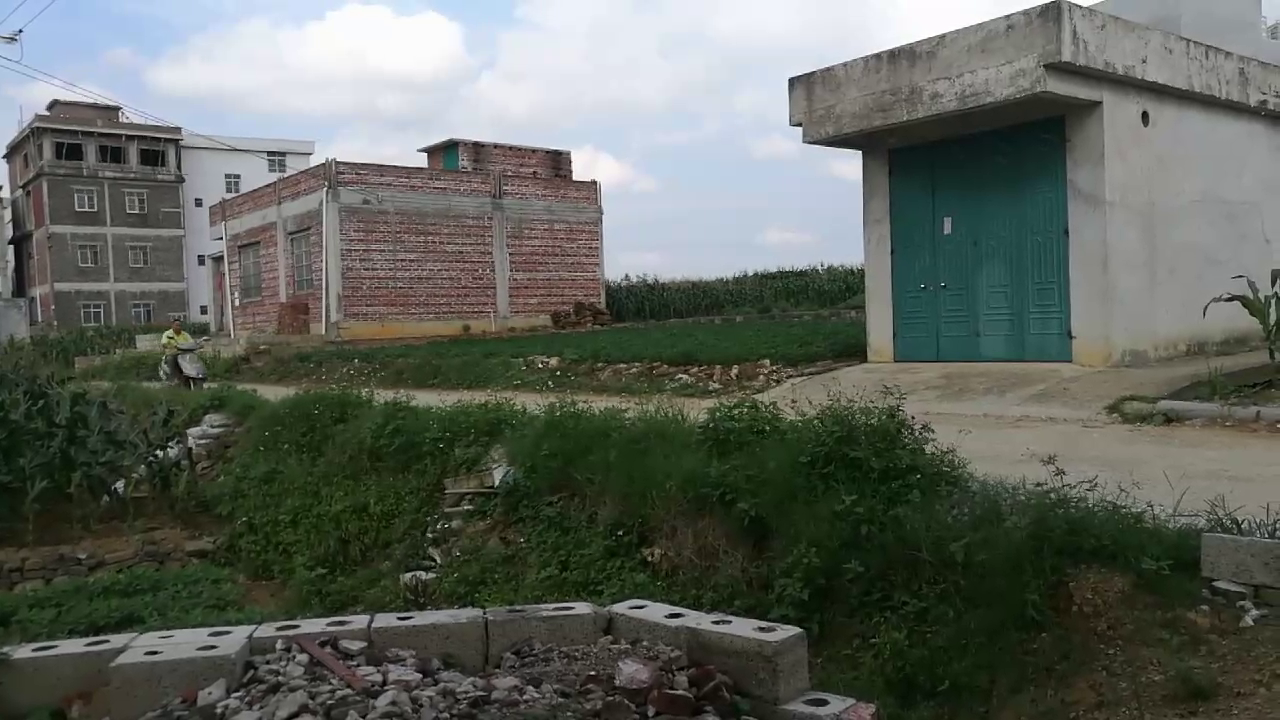
#> input picture frame 23 of VID.mp4, 1280 x 720 px, given in place of vtest.avi, which was not available
$ python background_sub3_alpha.py
#> lines starting #> are read from the running program, lines starting #| are printed output that depends on the picture; pictures that were not available may be replaced by others from this repository, and a replacement may not be noted
import cv2 as cv
import numpy as np

alpha = 0.05

capture = cv.VideoCapture('/home/weizy/Programs/opencv/opencv-4.1.0/samples/data/vtest.avi')
if not capture.isOpened:
    print('cannot open the video')
    exit()

ret, frame = capture.read()
#> frame is the input picture: shape (720, 1280, 3); mean B, G, R 92.3, 100.1, 94.8
background = cv.cvtColor(frame, cv.COLOR_BGR2GRAY)
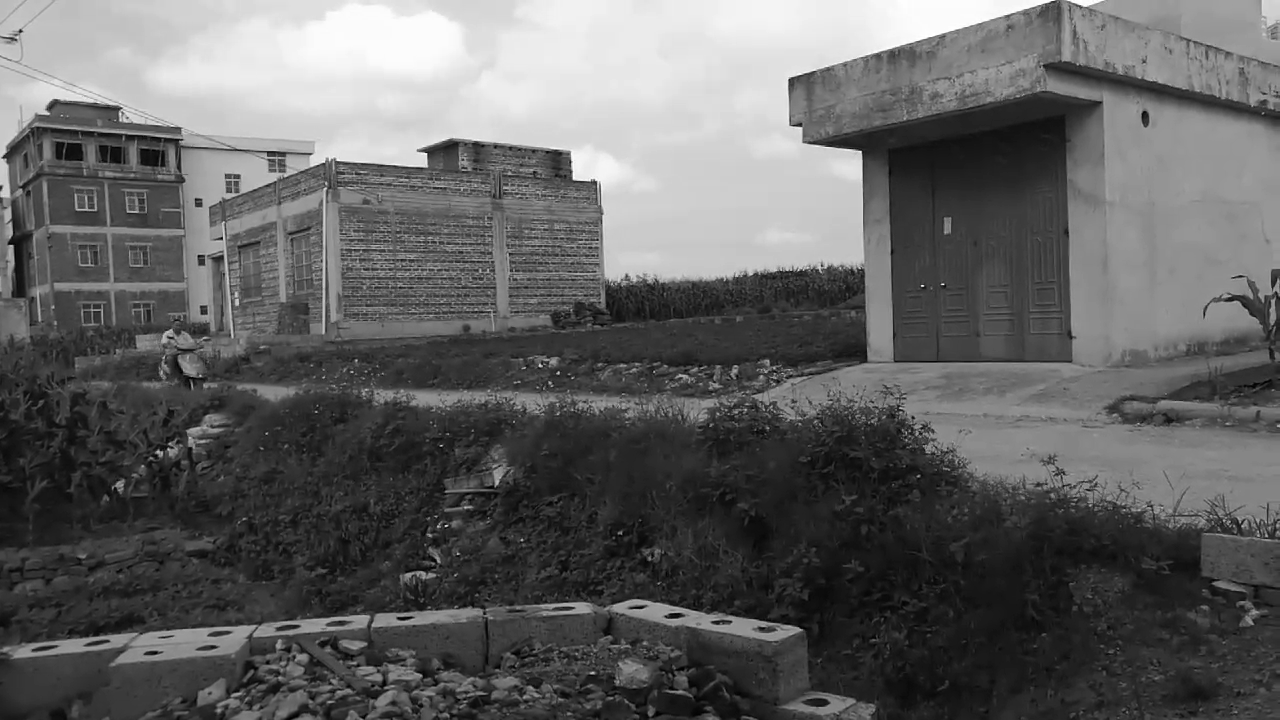
#> background: shape (720, 1280); min 0, max 255, mean 97.6
background = cv.blur(background, (5, 5))

print(background.dtype)
#| uint8

count = 0

while True:
    ret, frame = capture.read()
    if frame is None:
        break

    gray_frame = cv.cvtColor(frame, cv.COLOR_BGR2GRAY)
    gray_frame = cv.blur(gray_frame, (5, 5))          # 平滑处理后效果更好

    d_frame = cv.absdiff(gray_frame, background)
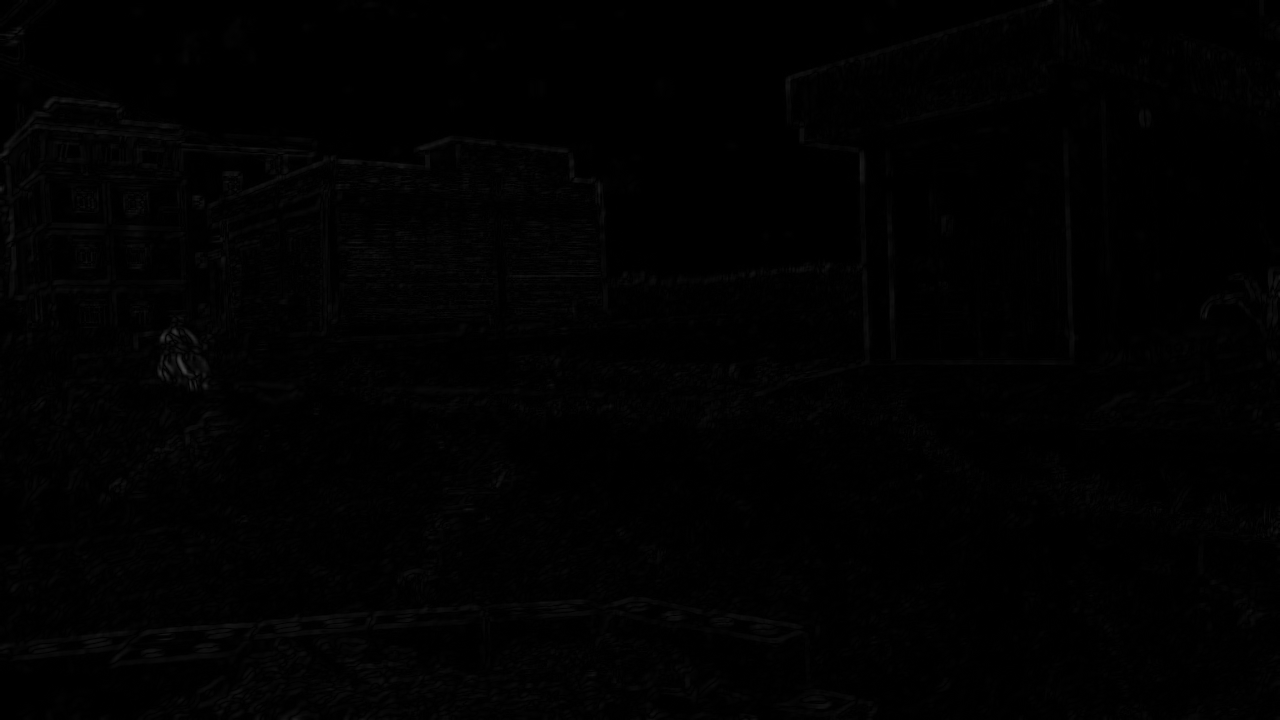
#> d_frame: shape (720, 1280); min 0, max 65, mean 1.4

    background = alpha * gray_frame + (1 - alpha) * background
    background = background.astype(np.uint8)


    cv.imshow("source", frame)
    cv.imshow("diff", d_frame)
    key = cv.waitKey(30)
#> (key q is pressed here)
    if key == ord('q'):
        break

    if key == ord('s'):
        cv.imwrite("pic/sub_005.jpg", d_frame)
        print(count)
    if count == 194:
        cv.imwrite("pic/sub_005.jpg", d_frame)
        break

    count = count + 1


capture.release()
cv.destroyAllWindows()

$ run again, starting later in the video
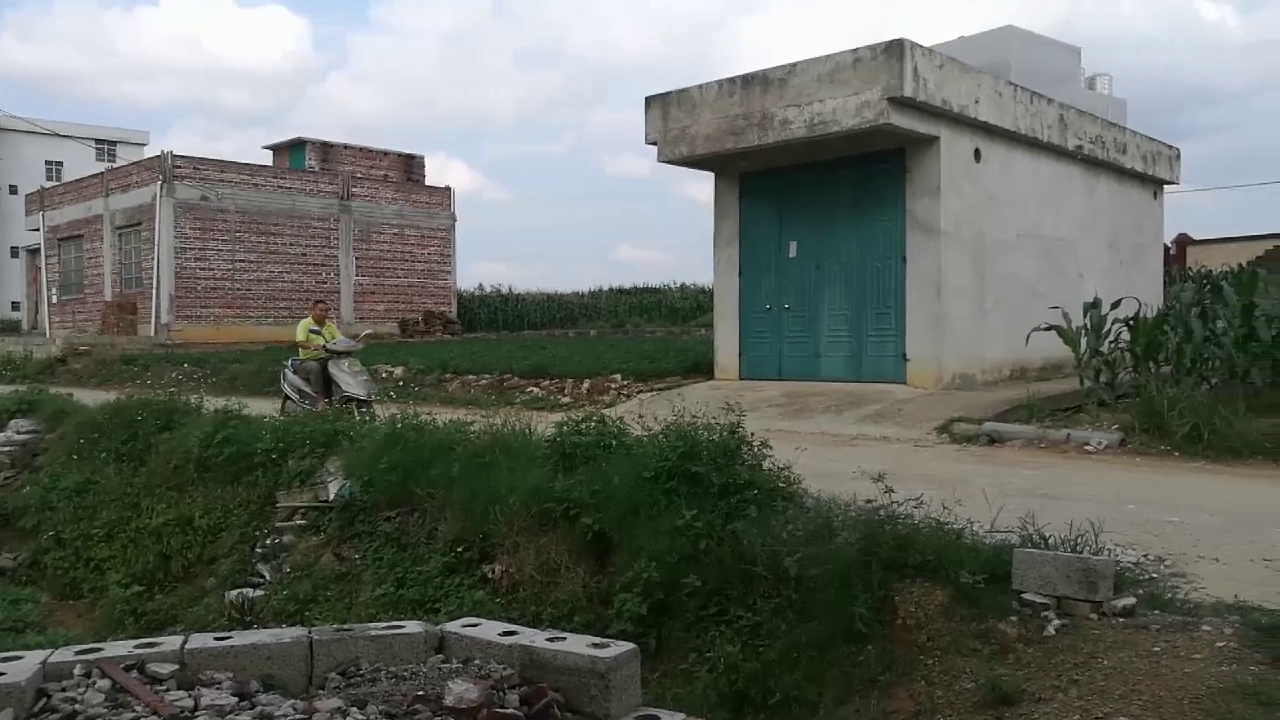
#> input picture frame 104 of VID.mp4, 1280 x 720 px, given in place of vtest.avi, which was not available
#> frame is the input picture: shape (720, 1280, 3); mean B, G, R 99.7, 107.2, 102.3
#| uint8
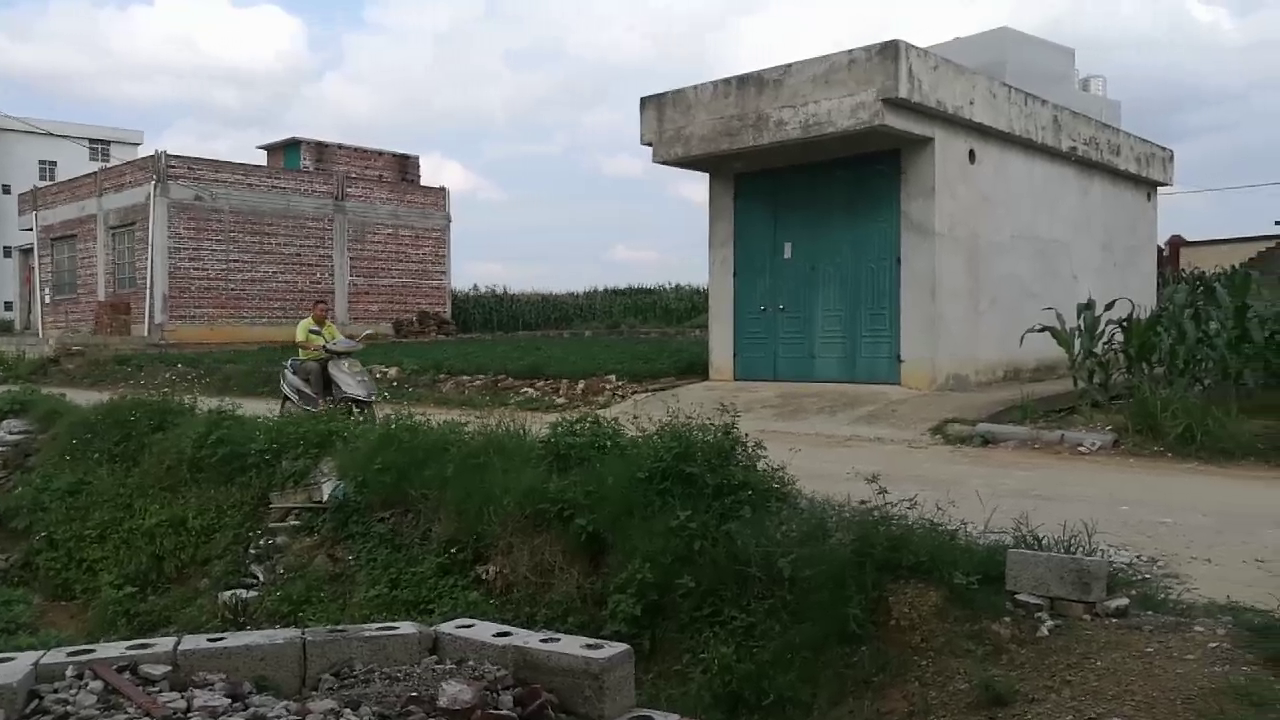
#> input picture frame 105 of VID.mp4, 1280 x 720 px, given in place of vtest.avi, which was not available
#> frame is the input picture: shape (720, 1280, 3); mean B, G, R 99.8, 107.2, 102.3
#> `d_frame = cv.absdiff(gray_frame, background)`:
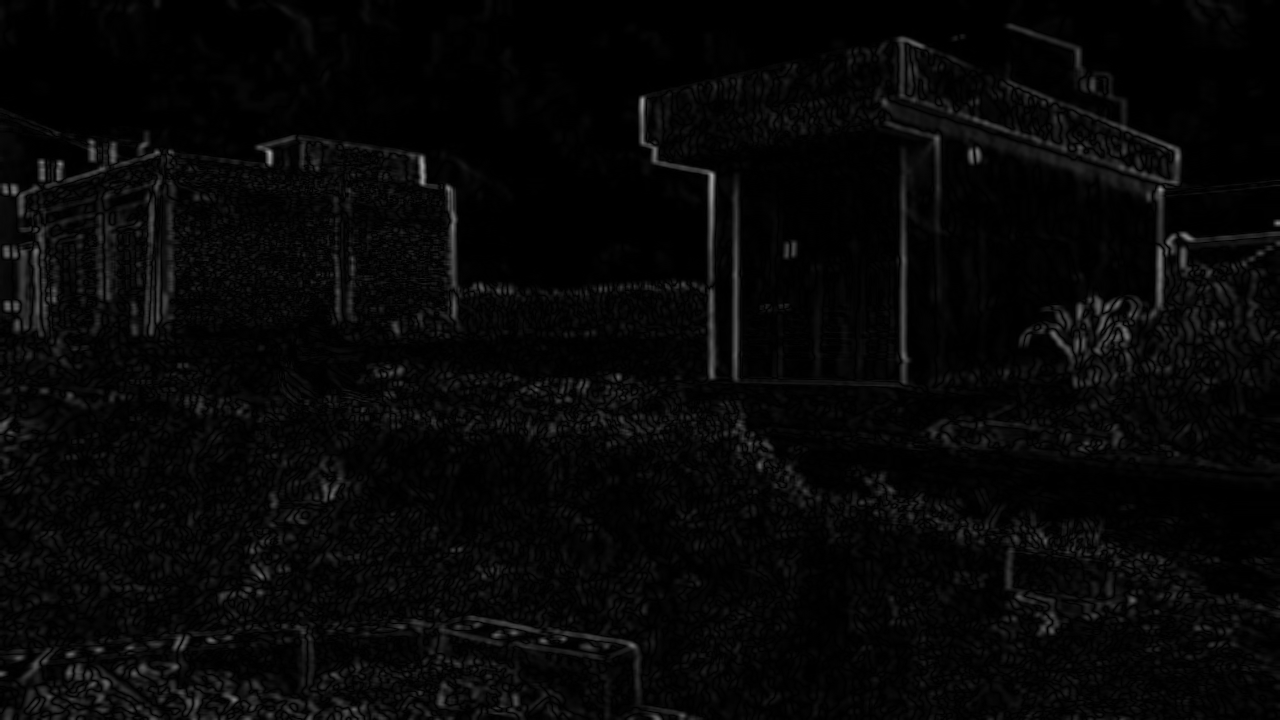
#> d_frame: shape (720, 1280); min 0, max 165, mean 6.9

$ run again, starting later in the video
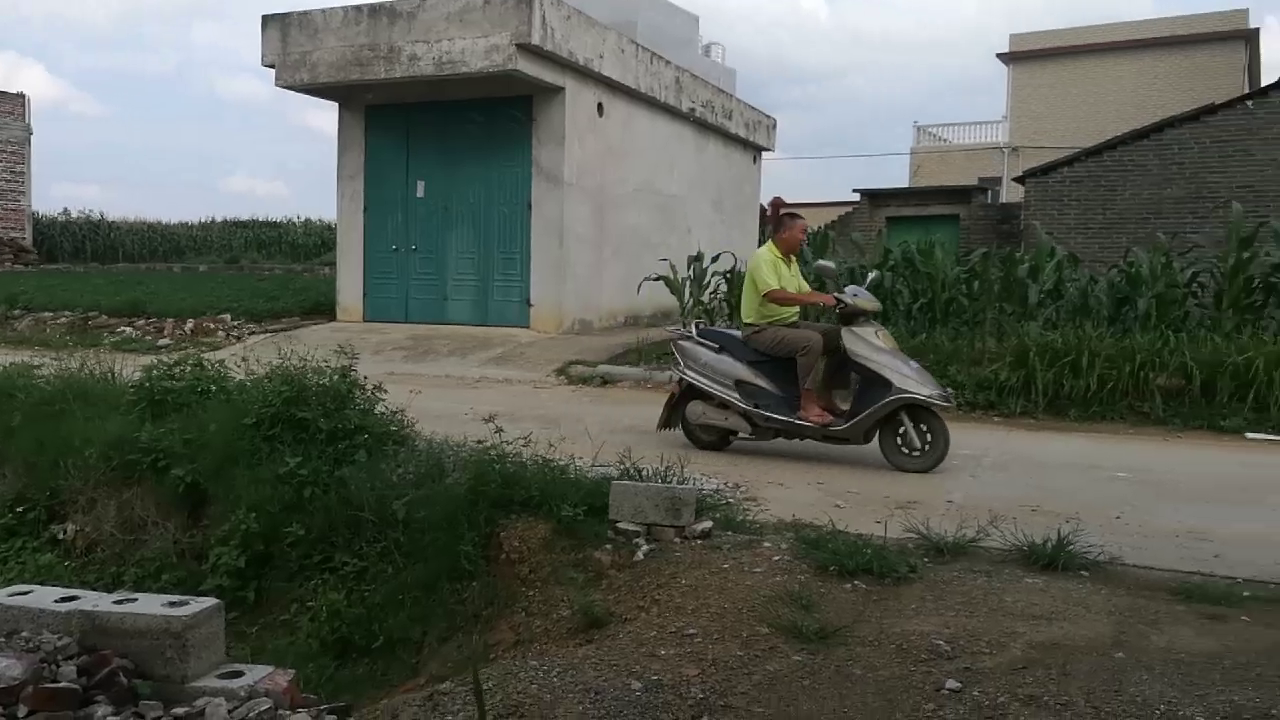
#> input picture frame 186 of VID.mp4, 1280 x 720 px, given in place of vtest.avi, which was not available
#> frame is the input picture: shape (720, 1280, 3); mean B, G, R 82.7, 91.9, 87.2
#| uint8
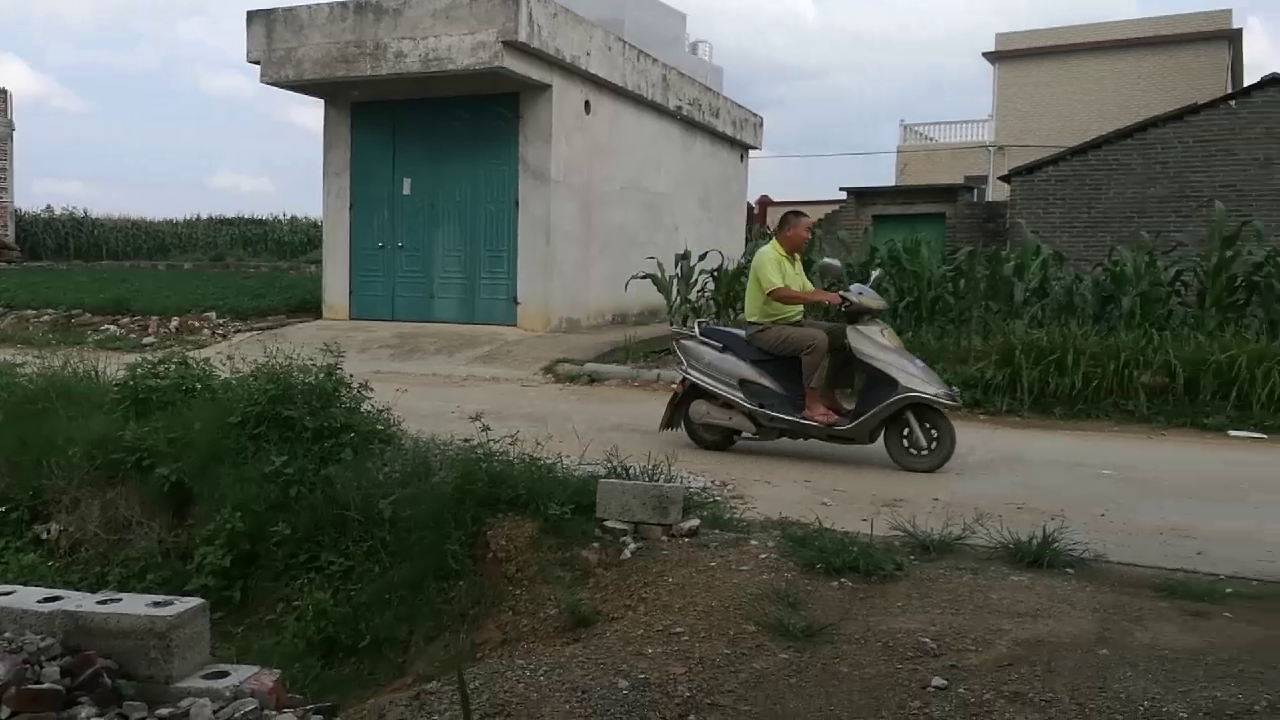
#> input picture frame 187 of VID.mp4, 1280 x 720 px, given in place of vtest.avi, which was not available
#> frame is the input picture: shape (720, 1280, 3); mean B, G, R 82.5, 91.6, 87.1
#> `d_frame = cv.absdiff(gray_frame, background)`:
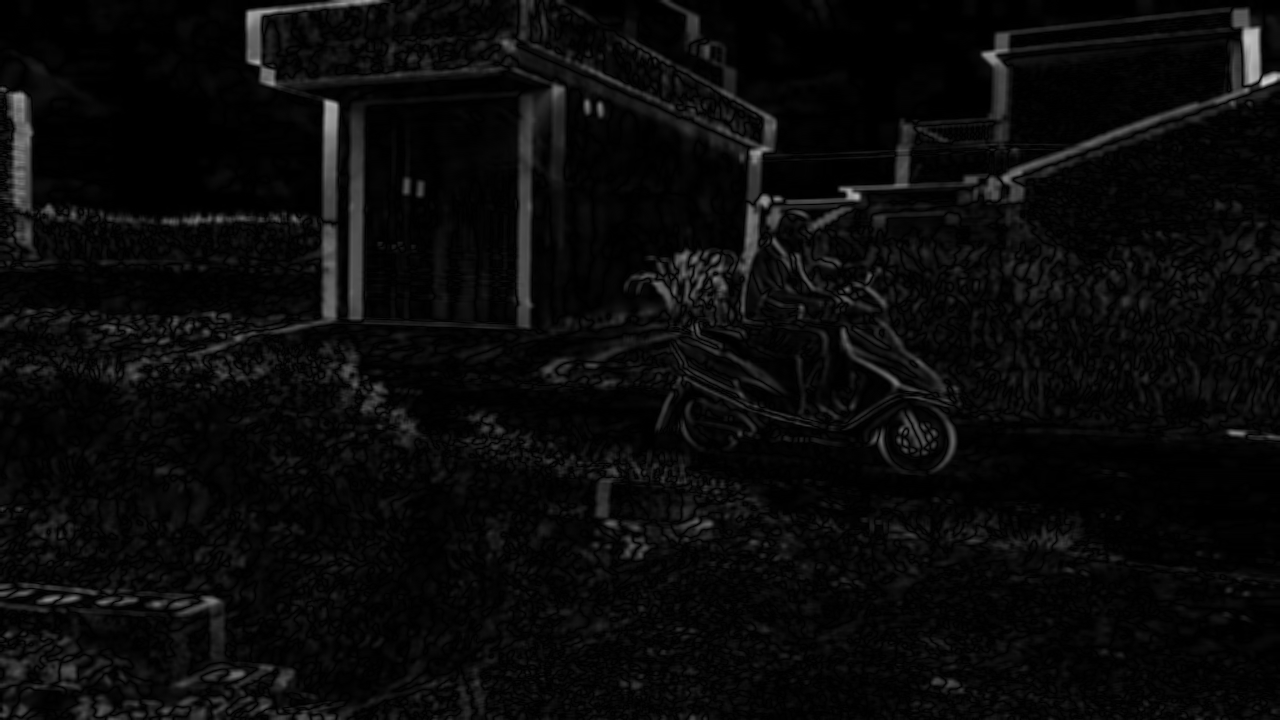
#> d_frame: shape (720, 1280); min 0, max 208, mean 10
